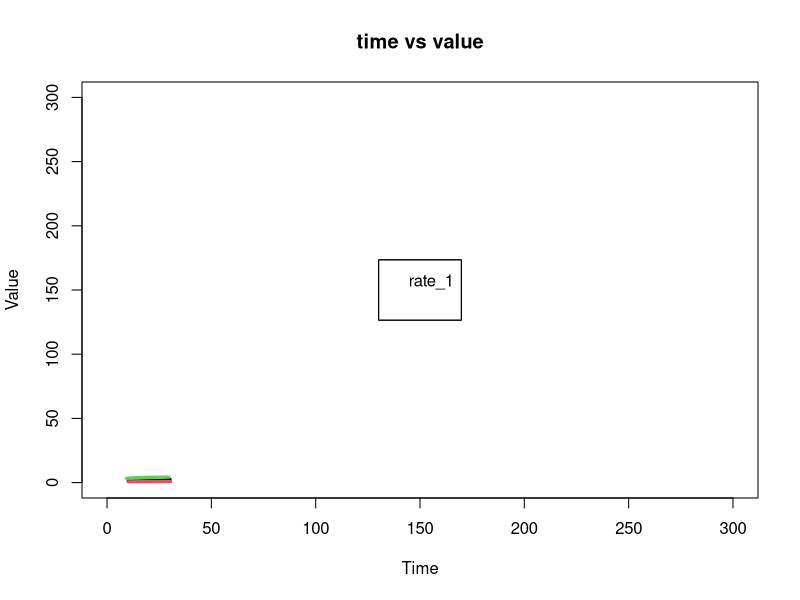

This figure's R source:
while (!is.null(dev.list()))  dev.off() # shut down device

set.seed(42); time = rnorm(mean = 20, sd = 4, 300)
rate = c(3,1,5); coeffs = c(6,5,4); dataset = matrix(ncol = 3, nrow = 300)

step_function = function(time, rate, coeffs){
  val = rate*(time/(time+coeffs))
  return(val)
}

for (i in seq_along(rate)){
  dataset[,i] = step_function(time, rate[i], coeffs)
}
color = 1:3
plot(numeric(0), numeric(0),
     main = "time vs value",
     xlim = c(0, length(time)),
     ylim = c(0,length(time)),
     xlab = "Time", ylab = "Value",
     type = "n", cex = 2)
for(i in 1:length(rate)){
  lines(time, dataset[,i], lty = 2, lwd = 3, col = color[i])
  legend("center", legend = c("rate_1", ""))
}